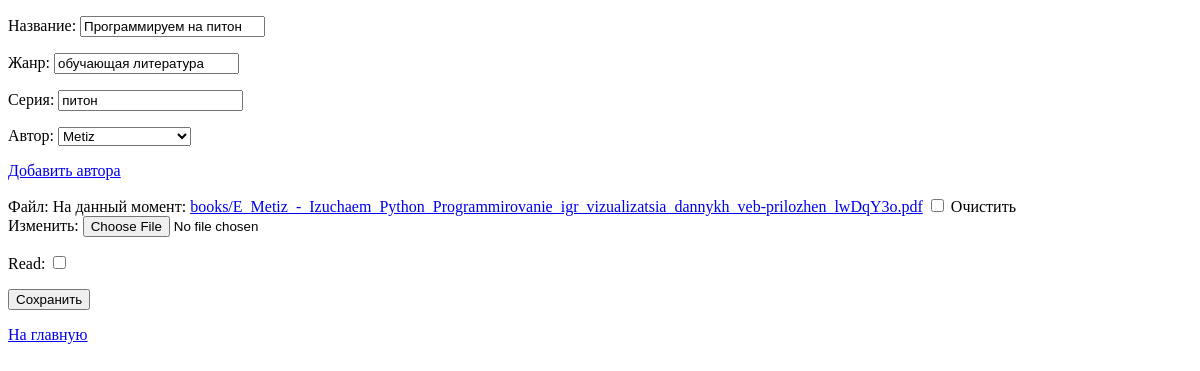
The page /book/1/change on the database as committed earlier.
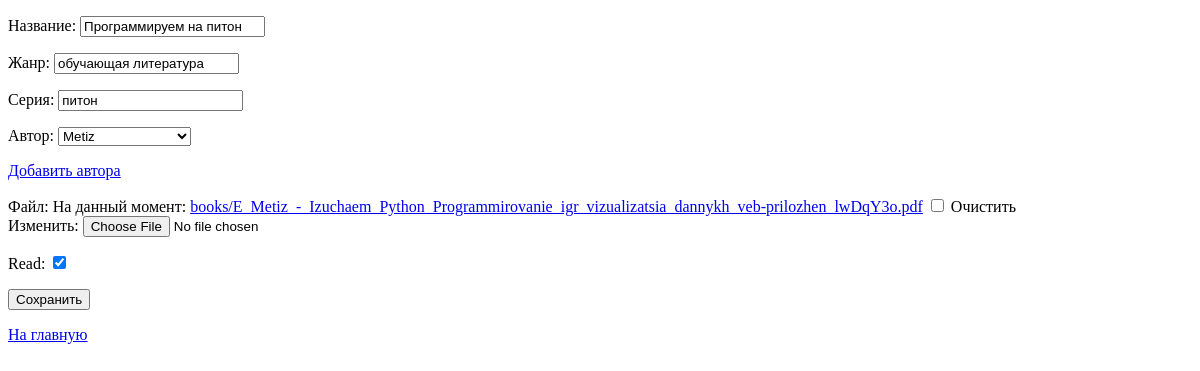
The same page on the database as committed later.
### main/models.py (models this page shows, shortened)
class Book(models.Model):
    name = models.CharField(max_length=200, unique=True, verbose_name = 'Название',
                     blank=False)
    genre = models.CharField(max_length=100, verbose_name='Жанр', blank=True)
    series = models.CharField(max_length=100, verbose_name='Серия', blank=True)
    author = models.ForeignKey(Author, on_delete=models.DO_NOTHING, verbose_name='Автор')
    read = models.BooleanField(default=False)
    download = models.BooleanField(default=False)
    file = models.FileField(upload_to='books/', verbose_name='Файл', null=True, blank=True)
    class Meta:
            verbose_name = 'Книга'
            verbose_name_plural = 'Книги'
            ordering = ['name']

### main/views.py (the view)
# urls.py: path('book/<int:pk>/change', views.UpdateBookView.as_view(), name='change_book'),
class UpdateBookView(SuccessMessageMixin, UpdateView):
    model = Book
    template_name = 'main/add_book.html'
    form_class = BookForm
    success_message = 'Информация о книге изменена'

### main/forms.py
class BookForm(forms.ModelForm):
    class Meta:
        model = Book
        fields = ['name', 'genre', 'series', 'author', 'file', 'read']

### main/models.py (called while the page is built)
    def __str__(self):
        return self.name

### main/templates/main/add_book.html (shortened to what this page needs)
{% extends 'layout/basic.html' %}
{% block content %}
<form method="post" enctype="multipart/form-data">
    {% for field in form %}
        <p>{{ field.label_tag }} {{ field }}</p>
        {% if field.name == 'author' %}
        <a href="{% url 'main:add_author' %}">Добавить автора</a>
        {% endif %}
    {% endfor %}
    <button type="submit">Сохранить</button>
</form>
<p><a href="{% url 'main:index' %}">На главную</a></p>
{% endblock %}

Rows that differ between the two databases and show on the page:
changed Book "Программируем на питон": read "☐" → "☑"
